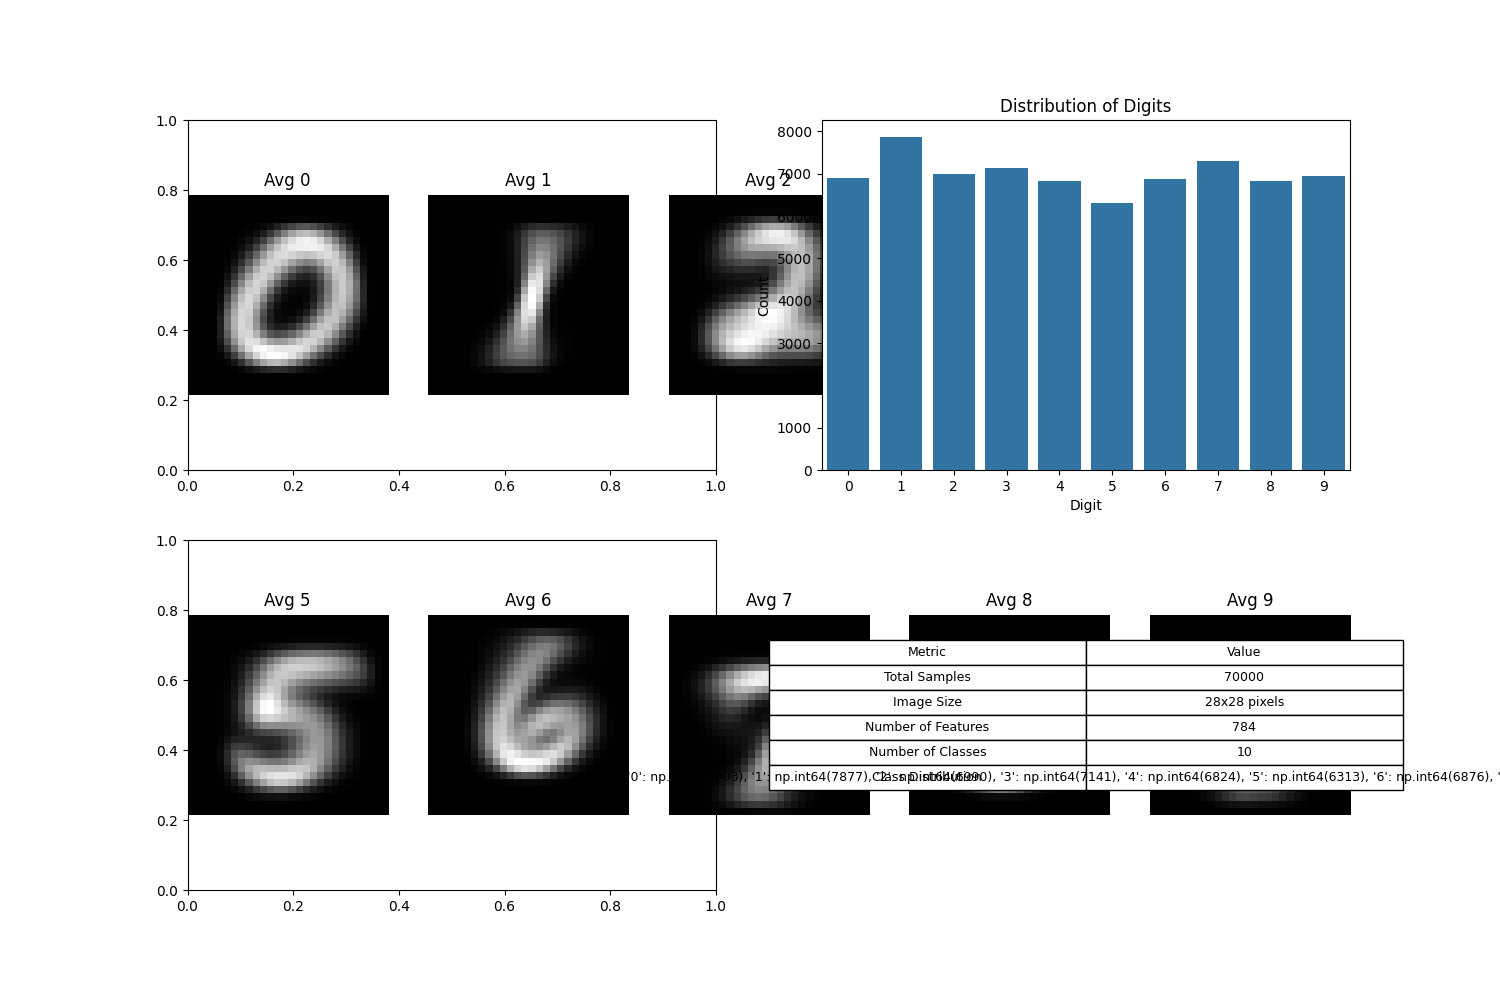

This chart was generated by the following Python code:
import numpy as np
import matplotlib.pyplot as plt
import seaborn as sns
from sklearn.datasets import fetch_openml
import pandas as pd

# Load MNIST dataset
print('Loading MNIST Dataset...')
dataset = fetch_openml('mnist_784')

# Create a figure with subplots
plt.figure(figsize=(15, 10))

# Plot 1: Sample digits
plt.subplot(2, 2, 1)
for i in range(5):
    plt.subplot(2, 5, i+1)
    plt.imshow(dataset.data.iloc[i].values.reshape(28, 28), cmap='gray')
    plt.title(f'Digit: {dataset.target[i]}')
    plt.axis('off')

# Plot 2: Digit distribution
plt.subplot(2, 2, 2)
digit_counts = dataset.target.value_counts().sort_index()
sns.barplot(x=digit_counts.index, y=digit_counts.values)
plt.title('Distribution of Digits')
plt.xlabel('Digit')
plt.ylabel('Count')

# Plot 3: Average digit images
plt.subplot(2, 2, 3)
for i in range(10):
    digit_data = dataset.data[dataset.target == str(i)]
    avg_digit = digit_data.mean().values.reshape(28, 28)
    plt.subplot(2, 5, i+1)
    plt.imshow(avg_digit, cmap='gray')
    plt.title(f'Avg {i}')
    plt.axis('off')

# Dataset statistics
stats = {
    'Total Samples': len(dataset.data),
    'Image Size': '28x28 pixels',
    'Number of Features': dataset.data.shape[1],
    'Number of Classes': len(dataset.target.unique()),
    'Class Distribution': dict(digit_counts)
}

# Create a table
plt.subplot(2, 2, 4)
plt.axis('off')
table_data = [[k, str(v)] for k, v in stats.items()]
table = plt.table(cellText=table_data,
                 colLabels=['Metric', 'Value'],
                 loc='center',
                 cellLoc='center')
table.auto_set_font_size(False)
table.set_fontsize(9)
table.scale(1.2, 1.5)

plt.tight_layout()
plt.savefig('dataset_visualization.png')
plt.close()

# Save statistics to CSV
stats_df = pd.DataFrame(stats.items(), columns=['Metric', 'Value'])
stats_df.to_csv('dataset_statistics.csv', index=False) 